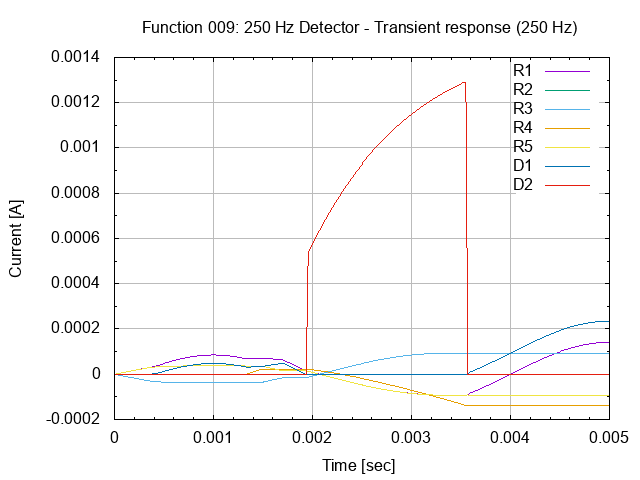

Source code (gnuplot):
# setup terminal
set term png

# setup graph
set output "26.009.00.02.01.02.png"
set title "Function 009: 250 Hz Detector - Transient response (250 Hz)"

# setup Y-axis
set grid ytics lt 1 lw 1 lc rgb "#bbbbbb"
set mytics
set ylabel "Current [A]"

# setup X-axis
set grid xtics lt 1 lw 1 lc rgb "#bbbbbb"
set mxtics
set xrange [0:0.005]
set xlabel "Time [sec]"

# setup plot style
set style data lines
plot '26.009.00.02.01.dat' using 1:2 title "R1", \
     '26.009.00.02.01.dat' using 1:3 title "R2", \
     '26.009.00.02.01.dat' using 1:4 title "R3", \
     '26.009.00.02.01.dat' using 1:5 title "R4", \
     '26.009.00.02.01.dat' using 1:6 title "R5", \
     '26.009.00.02.01.dat' using 1:7 title "D1", \
     '26.009.00.02.01.dat' using 1:8 title "D2"

# set output back to default
set output

# reset terminal type
set terminal pop
